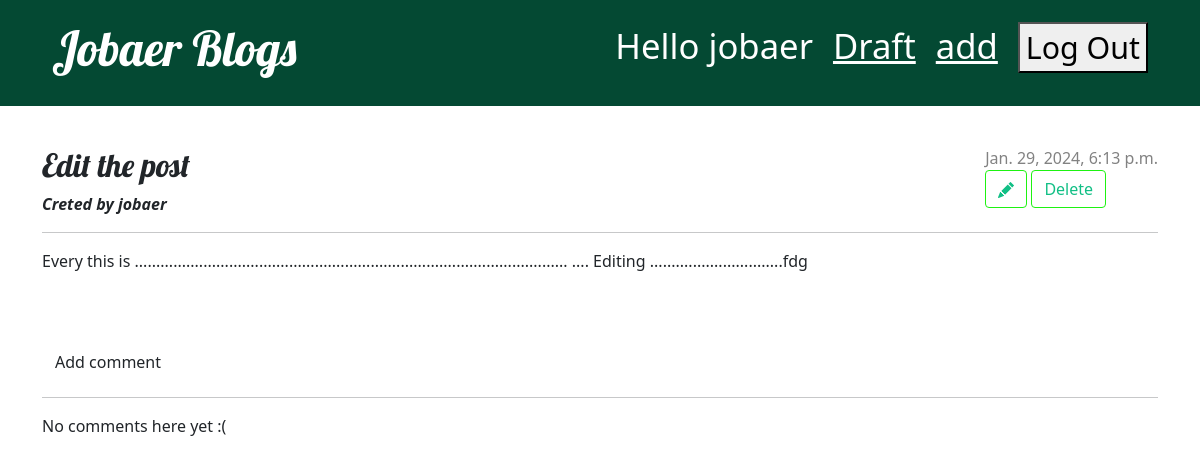
The app's page /post/4/ (signed in) with its own data.
### blog/models.py (models this page shows, shortened)
class Post(models.Model):
    author = models.ForeignKey(settings.AUTH_USER_MODEL, on_delete=models.CASCADE)
    title = models.CharField(max_length=200)
    text = models.TextField()
    created_date = models.DateTimeField(default=timezone.now)
    published_date = models.DateTimeField(blank=True, null=True)

### blog/views.py (the view)
# urls.py: path('post/<int:pk>/', views.post_detail, name='post_detail'),
@login_required
def post_detail(request,pk):
    post = get_object_or_404(Post,pk=pk)
    return render(request,'blog/post_detail.html',{'post':post})

### blog/templates/blog/post_detail.html (shortened to what this page needs)
{% extends 'blog/base.html' %} {% block content %}
<article class="post">
  <aside class="actions">
    {% if post.published_date %}
    <div class="date">{{ post.published_date }}</div>
    {% else %}
    <a class="btn btn-secondary" href="{% url 'post_publish' pk=post.pk %}"
      >Publish</a
    >
    {% endif %} {% if user.is_authenticated %}
    <a class="btn btn-secondary" href="{% url 'post_edit' pk=post.pk %}">
    </a>
    <a class="btn btn-secondary" href="{% url 'post_remove' pk=post.pk %}"
      >Delete</a
    >
    {%endif %}
  </aside>
  <h2>{{ post.title }}</h2>
  <b><i>Creted by {{post.author}}</i></b>
  <hr />
  <p>{{ post.text|linebreaksbr }}</p>
</article>
<a class="btn btn-default" href="{% url 'add_comment_to_post' pk=post.pk %}">Add comment</a>
<hr>
{% for comment in post.comments.all %}
    {% if user.is_authenticated or comment.approved_comment %}
    <div class="comment">
        <div class="date">
            {{ comment.created_date }}
            <br>
            {% if not comment.approved_comment %}
                <a class="btn btn-default" href="{% url 'comment_remove' pk=comment.pk %}"> Remove
                </a>
                <a class="btn btn-default" href="{% url 'comment_approve' pk=comment.pk %}">
                Comment_Approve
                </a>
            {% endif %}
        </div>
        <br>
        <strong>{{ comment.author }}</strong>
        <p>{{ comment.text|linebreaks }}</p>
    </div>
    {% endif %}
{% empty %}
    <p>No comments here yet :(</p>
{% endfor %}
{% endblock %}

### blog/templates/blog/base.html (shortened to what this page needs)
{% load static %}
<!DOCTYPE html>
<html>
  <head>
    <link
      rel="stylesheet"
      href="https://cdn.jsdelivr.net/npm/bootstrap@5.1.3/dist/css/bootstrap.min.css"
    />
    <link rel="stylesheet" href="{% static 'css/blog.css' %}" />
  </head>
  <body>
    <header class="page-header">
      <div class="container">
        {% if user.is_authenticated %}
        <form action="{% url 'logout' %}" method="post" class="top-menu">
          <small><button type="submit">Log Out</button></small>
        </form>
        <a href="{% url 'post_new' %}" class="top-menu">
          add
        </a>
        <a href="{% url 'post_draft_list' %}" class="top-menu">
          Draft
        </a>
        <p class="top-menu">Hello {{ user.username }}</p>
        {% else %}
         <form action="{% url 'signup' %}" method="post" class="top-menu">
          {% csrf_token %}
          <small><button type="submit">SignUp</button></small>
        </form>
        <a href="{% url 'login' %}" class="top-menu">Login</span></a>
         {%endif %}
         <h1><a href="/">Jobaer Blogs</a></h1>
        </div>
    </header>
    <main class="container">
      <div class="row">
        <div class="col">{% block content %} {%endblock content%}</div>
      </div>
    </main>
  </body>
</html>

### blog/static/css/blog.css (style rules this page uses)
.page-header { background-color: #044933; margin-top: 0; margin-bottom: 40px; padding: 20px 20px 20px 40px; }
.page-header h1, .page-header h1 a, .page-header h1 a:visited, .page-header h1 a:active { color: #ffffff; font-size: 36pt; text-decoration: none; }
h1, h2, h3, h4 { font-family: 'Lobster', cursive; }
.date { color: #828282; }
.top-menu, .top-menu:hover, .top-menu:visited { color: #ffffff; float: right; font-size: 26pt; margin-right: 20px; }
.post { margin-bottom: 70px; }
.post > .date, .post > .actions { float: right; }
.btn-secondary, .btn-secondary:visited { color: #11bf85; background: none; border-color: #1ef212; }

### records on screen
Post: published_date "Jan. 29, 2024, 6:13 p.m.", title "Edit the post", author "jobaer", text "Every this is ..................................................................................................... .... Editing ...............................fdg"

### other values on screen
{{ user.username }} "jobaer"
